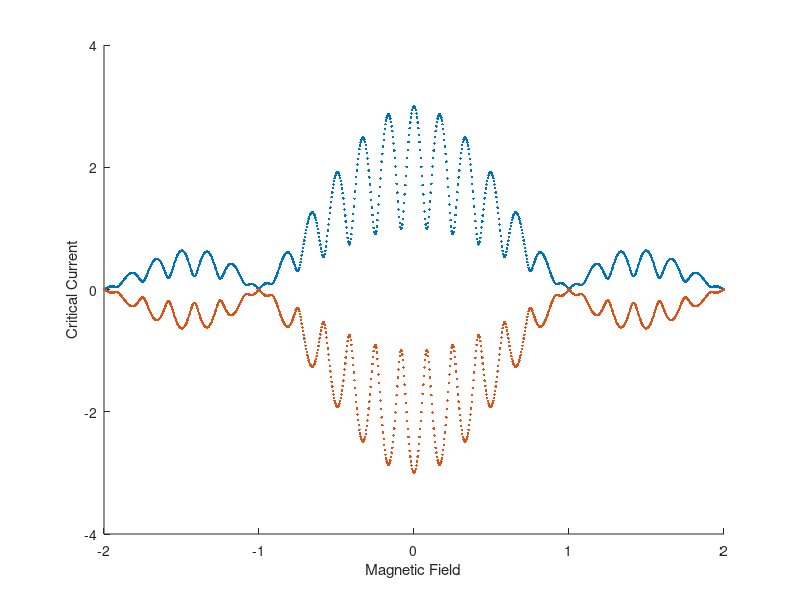

MATLAB code for this plot:
%Explanation of base program

%The program splits a squid into two junctions that have xmax discrete sections.  Each
%section has a supercurrent density, and a phase difference that is
%contributed to by the field (PhaseF) in the junction, the field in the squid loop,
%and an arbitrary phase set at x=1 %called Phase1.  These phase factors are 
%all summed along the junction to determine the local phase difference 
%across the junction at each point.  For each value of field and Phase1 the
%supercurrent at each point is calculated and the net supercurrent (sum 
%along the junction and then the sum of the two junctions together)
%is calcualted to find the supercurrent carried at that phase and that
%field.  To find the maximum supercurrent for a given field, the max of
%that vector is taken for that field value.  The minimum can be calculated 
%to find the negative critical current.  Both of these can be plotted 
%against the magnetic field that is applied.  This is the exact measurment 
%of the critical current vs field that we do in the lab.

%This version is the most basic version of the squid. It runs through
%Junction asymmetry.

% Critical Current Asymmetry
% Junction Area Asymmetry
% Critical Current density variation along each junction
% Squid Loop size variation
% Changes in the field scan range



%Abreviations used
%Junction=Junc
%Super Current = SCur or just SC
%Step Size = SS sufix
%Width = Wid
%Length = Len
%Magnitude = Mag


%% Clearing memory and input screen

clear;
clc;
close all;

%% Defining the Parameters of the Simulaiton

    %Dividing the Junctions up into discrete sections
        xmax1=51;
        xmax2=51;
        x1(1,:)=(1:xmax1);
        x2(1,:)=(1:xmax2);

    %Critical Current Magnitudes
        SCurrentMag1=2;
        SCurrentMag2=1;

        SCurNoiseMag1=.01;
        SCurNoiseMag2=.01;
        
    %Setting Squid Loop Parameers
        LoopWid=1;
        LoopLen=5;
    %Junction Area Dimensions
        JuncWid1=1;
        JuncLen1=1;

        JuncWid2=1;
        JuncLen2=1;

%Setting up Loop Parameters

    %Phase Loop parameters
        p=1;
        pmax=101;
        Phase0Min=0*pi;
        Phase0Max=2*pi;
            
    %Field Parameters
        f=1;
        fmax=1001;
        FieldMin=-2;
        FieldMax=2;
        
%Calculating Critical Current Densities
    JuncArea1=JuncWid1*JuncLen1;
    JuncArea2=JuncWid2*JuncLen2;
    LoopArea=LoopWid*LoopLen;
    
    SCurNoise1=SCurNoiseMag1*(2*rand(1,xmax1)-1);
    SCurNoise2=SCurNoiseMag2*(2*rand(1,xmax2)-1);
 
    SCurDen1=SCurrentMag1*ones(1,xmax1)/xmax1+SCurNoise1/xmax1;
    SCurDen2=SCurrentMag2*ones(1,xmax2)/xmax2+SCurNoise2/xmax2;

%Pre Allocating memory to the arrays (should decrease runtime)
    Phase0=zeros(1,pmax);
    Field=zeros(1,fmax);
    FluxinJunc1=zeros(1,fmax);
    FluxinJunc2=zeros(1,fmax);
    FluxinLoop=zeros(1,fmax);

    PhaseFDen1=zeros(1,fmax);
    PhaseFDen2=zeros(1,fmax);
    PhaseFL=zeros(1,fmax);

    SCurrent1=zeros(xmax1,pmax,fmax);
    SCurrent2=zeros(xmax2,pmax,fmax);
    SCurrentNet=zeros(1,pmax);

    MaxSCurrentNet=zeros(1,fmax);
    MinSCurrentNet=zeros(1,fmax);
%% Loops for running the simulation Meat of the Simulation


    %Field Contribution to the Phase 
    %Define the Field ForLoop setp size, then run the Field for ForLoop
    FieldSS=(FieldMax-FieldMin)/(fmax-1);
    for f=1:fmax

        Field(f)=FieldMin+(f-1)*FieldSS;


        PhaseF1=2*pi*Field(f)*JuncArea1;
        PhaseF2=2*pi*Field(f)*JuncArea2;
        PhaseFL=2*pi*Field(f)*LoopArea;

        PhaseFDen1=PhaseF1*x1/xmax1;
        PhaseFDen2=PhaseF2*x2/xmax2;

        %Phase0 ForLoop of externally set phase 
        %Define the Phase0 setp size, then run the ForLoop
        Phase0SS=(Phase0Max-Phase0Min)/(pmax-1);
        for p=1:pmax

            Phase0(p)=Phase0Min+(p-1)*Phase0SS;

            PhaseDrop1=Phase0(p)+PhaseFDen1;
            PhaseDrop2=Phase0(p)+PhaseF1+PhaseFL+PhaseFDen2;

            SCurrent1=SCurDen1.*sin(PhaseDrop1);
            SCurrent2=SCurDen2.*sin(PhaseDrop2);

            SCurrentNet(p)=sum(SCurrent1)+sum(SCurrent2);


        end
        MaxSCurrentNet(f)=max(SCurrentNet);
        MinSCurrentNet(f)=min(SCurrentNet);
    end



hold on
plot(Field,MaxSCurrentNet,'.')
xlabel('Magnetic Field'); ylabel('Critical Current');

hold on 
plot(Field,MinSCurrentNet,'.')




    




